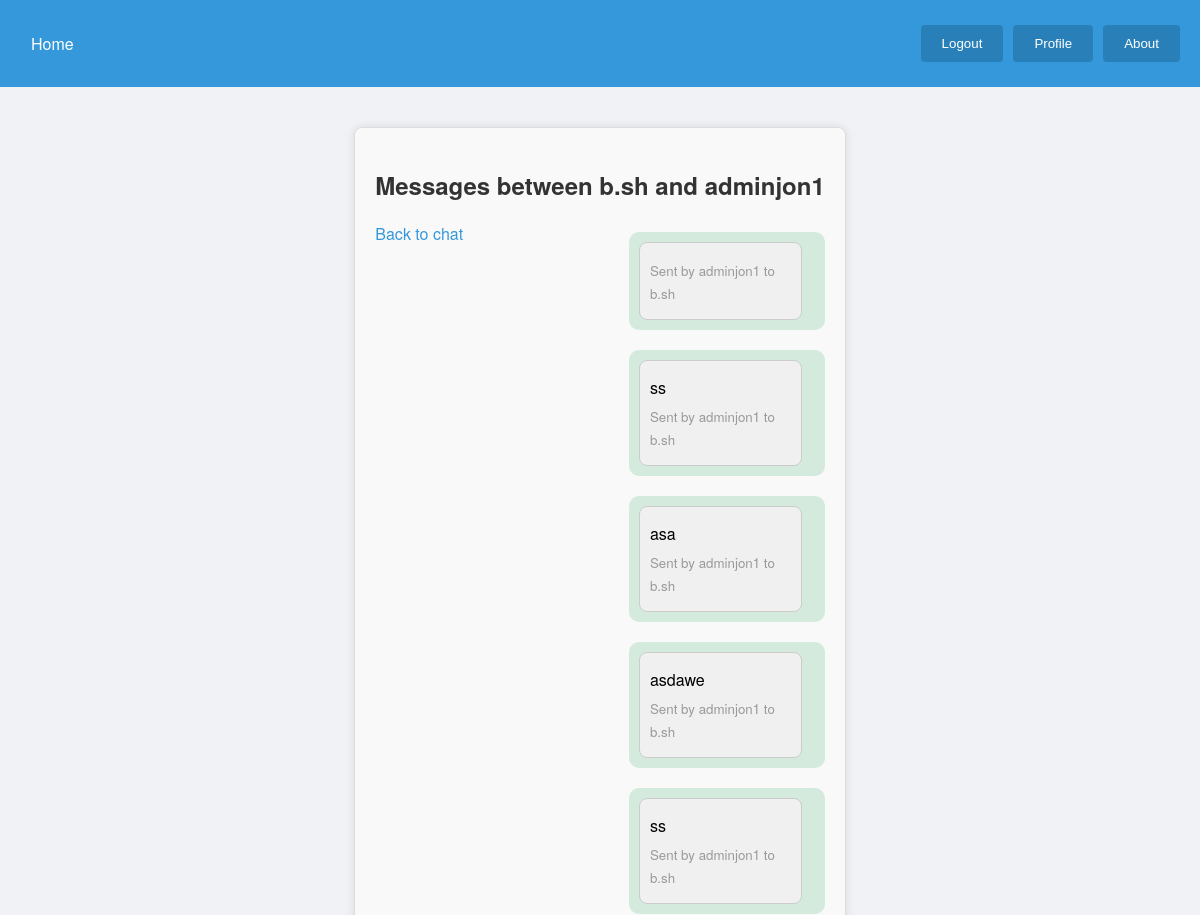
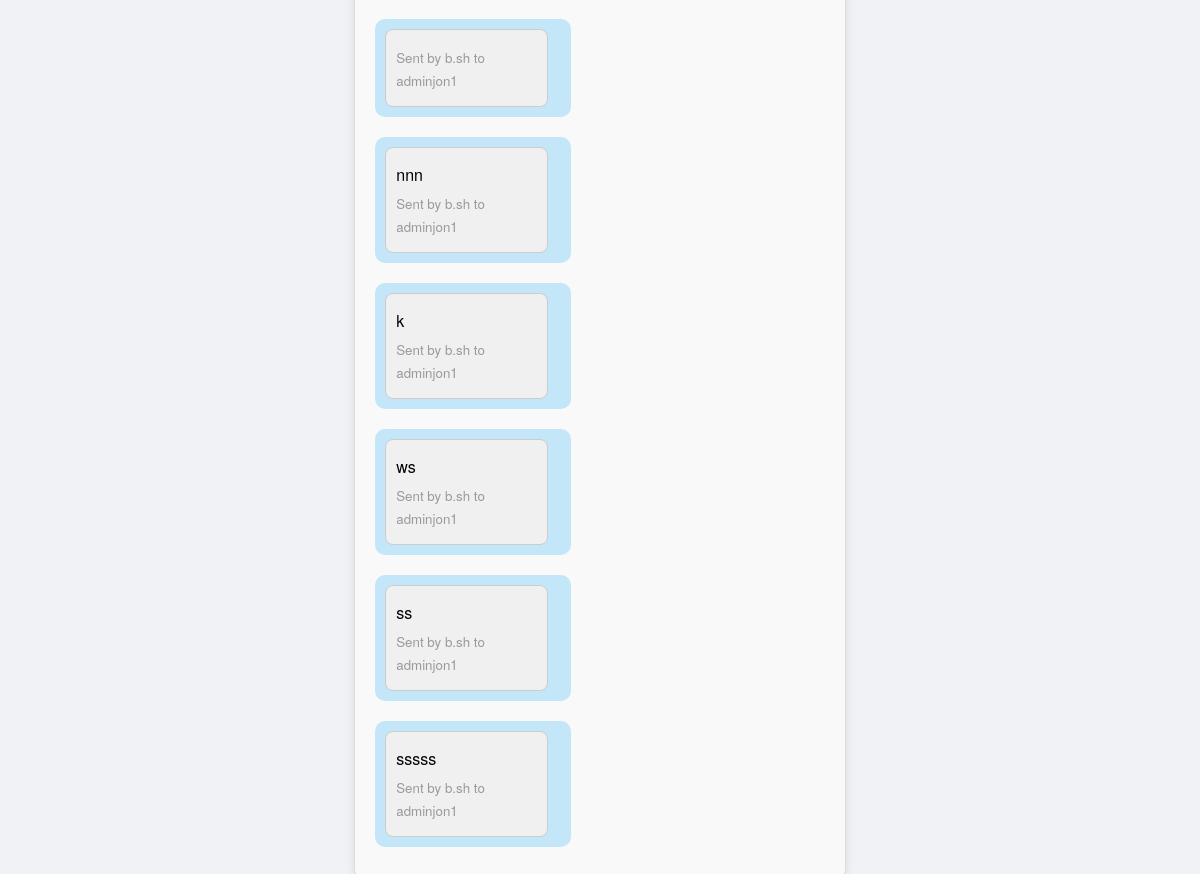
Page /message/1/user/ (signed in) on the committed database (2 pictures, top to bottom).
### users/models.py (models this page shows, shortened)
class CustomUser(AbstractUser):
    image = models.ImageField(upload_to='users_image/', blank=True, null=True, default='default_img/user_img.png')
    class Meta:
        db_table = 'custom_user'

### messageapp/models.py (models this page shows, shortened)
class UserMessage(models.Model):
    sender = models.ForeignKey(settings.AUTH_USER_MODEL, on_delete=models.CASCADE, related_name='message_sender')
    receiver = models.ForeignKey(settings.AUTH_USER_MODEL, on_delete=models.CASCADE, related_name='message_receiver')
    text = models.TextField(blank=True, null=True)
    created_at = models.DateTimeField(auto_now_add=True)

### messageapp/views.py (the view, shortened to what this page needs)
# urls.py: path('message/<int:pk>/user/', UserMessages.as_view(), name='user_messages'),
class UserMessages(View):
    def get(self, request, pk):
        user = get_object_or_404(CustomUser, id=pk)  # Kullanıcıyı al veya 404 hatası döndür
        messages = UserMessage.objects.filter(  # Kullanıcı mesajlarını filtrele
            (Q(sender=request.user) & Q(receiver=user)) | (Q(sender=user) & Q(receiver=request.user))  # Şartları uygula
        ).order_by('created_at')  # Oluşturulma zamanına göre sırala
        form = MessageForm()  # Mesaj formu oluştur
        return render(request, 'user_messages.html', {'messages': messages, 'user': user, 'form': form})  # 'user_messages.html' şablonunu kullanarak mesajları ve formu render et

### messageapp/templates/user_messages.html (shortened to what this page needs)
{% extends 'base.html' %}
{% block content %}
<div class="container">
        <h2>Messages between {{ user.username }} and {{ request.user.username }}</h2>
        <ul class="messages-list">
            {% for message in messages %}
                <li class="message {% if message.sender == request.user %}sent{% else %}received{% endif %}">
                    <div class="message-content">
                        <p>{{ message.text }}</p>
                        <p class="message-meta">
                            <small>Sent by {{ message.sender.username }} to {{ message.receiver.username }}</small>
                        </p>
                    </div>
                </li>
            {% empty %}
                <li>No messages found.</li>
            {% endfor %}
        </ul>
        <a href="{% url 'user' pk=user.id %}" class="new-message-link">Back to chat</a>
    </div>
{% endblock %}

### templates/base.html (style rules this page uses)
body { font-family: 'Helvetica Neue', Arial, sans-serif; background-color: #f0f2f5; display: flex; flex-direction: column; min-height: 100vh; margin: 0; }

### messageapp/templates/user_messages.html (style rules this page uses)
.container { max-width: 800px; margin: 20px auto; padding: 20px; background-color: #f9f9f9; border: 1px solid #ddd; border-radius: 8px; box-shadow: 0 0 10px rgba(0, 0, 0, 0.1); }
h2 { font-size: 24px; color: #333; margin-bottom: 20px; }
.messages-list { list-style-type: none; padding: 0; }
.message { margin: 10px 0; padding: 10px; border-radius: 10px; clear: both; }
.message-content { max-width: 80%; padding: 10px; border-radius: 8px; background-color: #f0f0f0; border: 1px solid #ccc; }
.message p { margin: 5px 0; }
.message-meta { margin-top: 5px; color: #999; }
.message.sent { float: right; clear: both; background-color: #d3eadd; }
.message.received { float: left; clear: both; background-color: #c3e7f8; }
.new-message-link { display: block; margin-top: 20px; color: #3498db; text-decoration: none; transition: color 0.3s; }

### rows in the picture
CustomUser: username "b.sh"
CustomUser: user.username "adminjon1"
UserMessage: sender.username "adminjon1", receiver.username "b.sh"
UserMessage: text "ss", sender.username "adminjon1", receiver.username "b.sh"
UserMessage: text "asa", sender.username "adminjon1", receiver.username "b.sh"
UserMessage: text "asdawe", sender.username "adminjon1", receiver.username "b.sh"
UserMessage: text "ss", sender.username "adminjon1", receiver.username "b.sh"
UserMessage: sender.username "b.sh", receiver.username "adminjon1"
UserMessage: text "nnn", sender.username "b.sh", receiver.username "adminjon1"
UserMessage: text "k", sender.username "b.sh", receiver.username "adminjon1"
UserMessage: text "ws", sender.username "b.sh", receiver.username "adminjon1"
UserMessage: text "ss", sender.username "b.sh", receiver.username "adminjon1"
UserMessage: text "sssss", sender.username "b.sh", receiver.username "adminjon1"
